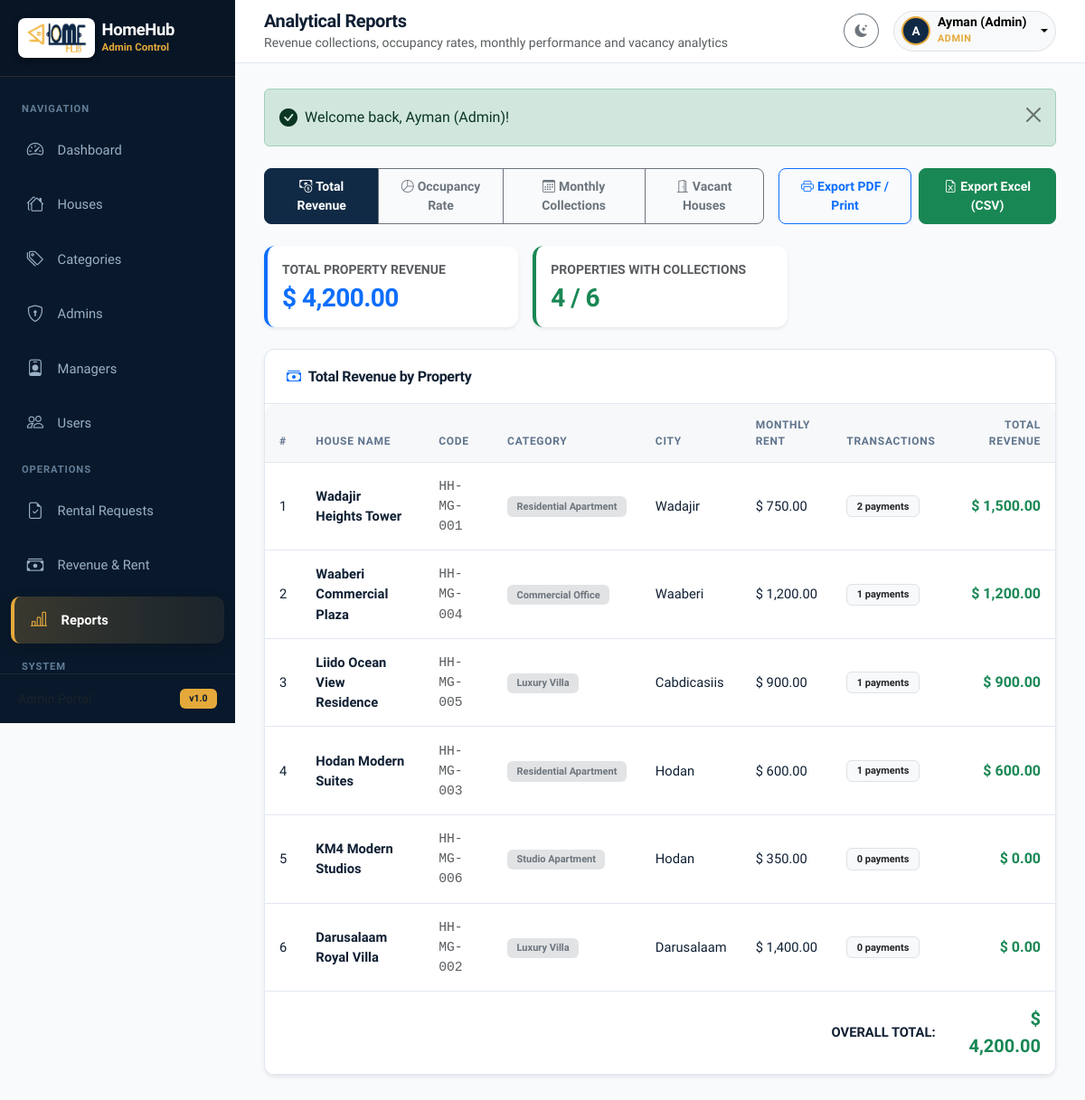
Page /admin/reports.php (signed in) on the earlier database version.
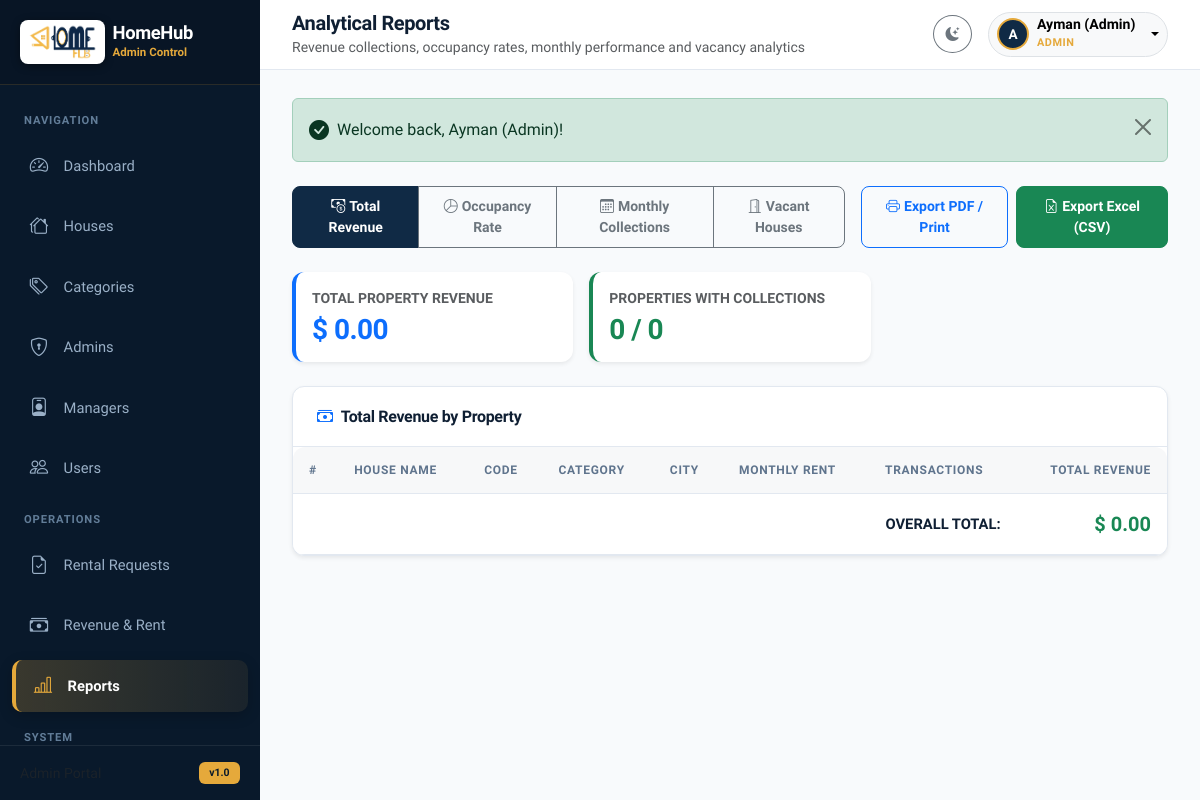
Same page on the later database version.
### tables this page shows
CREATE TABLE IF NOT EXISTS `houses` (
  `id` INT AUTO_INCREMENT PRIMARY KEY,
  `category_id` INT NOT NULL,
  `manager_id` INT NULL,
  `house_name` VARCHAR(150) NOT NULL,
  `house_code` VARCHAR(50) NOT NULL UNIQUE,
  `address` VARCHAR(255) NOT NULL,
  `city` VARCHAR(100) NOT NULL,
  `rent_price` DECIMAL(10,2) NOT NULL,
  `total_apartments` INT NOT NULL DEFAULT 1,
  `occupied_apartments` INT NOT NULL DEFAULT 0,
  `vacant_apartments` INT NOT NULL DEFAULT 1,
  `description` TEXT NULL,
  `image` VARCHAR(255) NULL,
  `created_at` TIMESTAMP DEFAULT CURRENT_TIMESTAMP,
  FOREIGN KEY (`category_id`) REFERENCES `categories`(`id`) ON DELETE CASCADE,
  FOREIGN KEY (`manager_id`) REFERENCES `users`(`id`) ON DELETE SET NULL
);

CREATE TABLE IF NOT EXISTS `categories` (
  `id` INT AUTO_INCREMENT PRIMARY KEY,
  `category_name` VARCHAR(100) NOT NULL,
  `description` VARCHAR(255) NULL,
  `created_at` TIMESTAMP DEFAULT CURRENT_TIMESTAMP
);

CREATE TABLE IF NOT EXISTS `settings` (
  `id` INT AUTO_INCREMENT PRIMARY KEY,
  `setting_key` VARCHAR(50) NOT NULL UNIQUE,
  `setting_value` TEXT NULL
);

### config/config.php (called while the page is built, shortened)
<?php
function get_setting(PDO $pdo, string $key, string $default = ''): string {
    static $settingsCache = [];
    try {
        $stmt = $pdo->prepare("SELECT setting_value FROM settings WHERE setting_key = ? LIMIT 1");
        $stmt->execute([$key]);
        $val = $stmt->fetchColumn();
        $settingsCache[$key] = $val !== false ? (string)$val : $default;
        return $settingsCache[$key];
    } catch (Exception $e) {
        return $default;
    }
}

### includes/functions.php (called while the page is built, shortened)
<?php
function e(string|int|float|null $string): string {
    return htmlspecialchars((string)($string ?? ''), ENT_QUOTES, 'UTF-8');
}
function format_currency(float|int|string $amount, string $currency = '$'): string {
    $num = (float)$amount;
    return $currency . ' ' . number_format($num, 2);
}

### admin/reports.php (the view, shortened to what the changed rows need)
<?php
require_once __DIR__ . '/../config/config.php';
require_once __DIR__ . '/../includes/functions.php';
require_once __DIR__ . '/../includes/auth.php';
$currency = get_setting($pdo, 'currency', '$');
$activeReport = trim($_GET['type'] ?? 'revenue');
$revenueData = $pdo->query("
    SELECT h.id, h.house_name, h.house_code, h.city, c.category_name, h.rent_price,
           COUNT(p.id) as payment_count,
           COALESCE(SUM(p.amount), 0) as total_collected
    FROM houses h
    JOIN categories c ON h.category_id = c.id
    LEFT JOIN payments p ON h.id = p.house_id
    GROUP BY h.id
    ORDER BY total_collected DESC
")->fetchAll();
$overallRevenue = array_sum(array_column($revenueData, 'total_collected'));
require_once __DIR__ . '/../includes/header.php';
?>
<div class="app-wrapper">
    <div class="app-main">
        <main class="content-wrapper">
            <?php if ($activeReport === 'revenue'): ?>
                <div class="row g-3 mb-4">
                    <div class="col-md-6 col-lg-4">
                        <div class="card p-3 shadow-sm border-0 border-start border-primary border-4">
                            <small class="text-muted fw-bold text-uppercase">Total Property Revenue</small>
                            <h3 class="fw-bolder text-primary mb-0 mt-1"><?= format_currency($overallRevenue, $currency); ?></h3>
                        </div>
                    </div>
                    <div class="col-md-6 col-lg-4">
                        <div class="card p-3 shadow-sm border-0 border-start border-success border-4">
                            <small class="text-muted fw-bold text-uppercase">Properties with Collections</small>
                            <h3 class="fw-bolder text-success mb-0 mt-1"><?= count(array_filter($revenueData, fn($r) => (float)$r['total_collected'] > 0)); ?> / <?= count($revenueData); ?></h3>
                        </div>
                    </div>
                </div>
                <div class="card shadow-sm">
                    <div class="card-header">
                        <h6 class="mb-0 fw-bold"><i class="bi bi-cash-stack text-primary me-2"></i>Total Revenue by Property</h6>
                    </div>
                    <div class="card-body p-0">
                        <div class="table-responsive">
                            <table class="table table-hover align-middle mb-0" id="activeReportTable">
                                <thead>
                                    <tr>
                                        <th>#</th>
                                        <th>House Name</th>
                                        <th>Code</th>
                                        <th>Category</th>
                                        <th>City</th>
                                        <th>Monthly Rent</th>
                                        <th>Transactions</th>
                                        <th class="text-end">Total Revenue</th>
                                    </tr>
                                </thead>
                                <tbody>
                                    <?php foreach ($revenueData as $i => $r): ?>
                                        <tr>
                                            <td><?= $i + 1; ?></td>
                                            <td class="fw-bold"><?= e($r['house_name']); ?></td>
                                            <td class="font-monospace text-muted"><?= e($r['house_code']); ?></td>
                                            <td><span class="badge bg-secondary-subtle text-secondary"><?= e($r['category_name']); ?></span></td>
                                            <td><?= e($r['city']); ?></td>
                                            <td><?= format_currency($r['rent_price'], $currency); ?></td>
                                            <td><span class="badge bg-light text-dark border"><?= (int)$r['payment_count']; ?> payments</span></td>
                                            <td class="text-end fw-bold fs-6 text-success"><?= format_currency($r['total_collected'], $currency); ?></td>
                                        </tr>
                                    <?php endforeach; ?>
                                </tbody>
                                <tfoot>
                                    <tr class="fw-bold bg-light">
                                        <td colspan="7" class="text-end">OVERALL TOTAL:</td>
                                        <td class="text-end text-success fs-5"><?= format_currency($overallRevenue, $currency); ?></td>
                                    </tr>
                                </tfoot>
                            </table>
                        </div>
                    </div>
                </div>
            <?php endif; ?>
        </main>
    </div>
</div>
<?php require_once __DIR__ . '/../includes/footer.php'; ?>

Differences in the rows shown:
removed houses: house_name "Wadajir Heights Tower", house_code "HH-MG-001", category.category_name "Residential Apartment", city "Wadajir", rent_price "$ 750.00", payment_count "2", total_collected "$ 1,500.00"
removed houses: house_name "Waaberi Commercial Plaza", house_code "HH-MG-004", category.category_name "Commercial Office", city "Waaberi", rent_price "$ 1,200.00", payment_count "1", total_collected "$ 1,200.00"
removed houses: house_name "Liido Ocean View Residence", house_code "HH-MG-005", category.category_name "Luxury Villa", city "Cabdicasiis", rent_price "$ 900.00", payment_count "1", total_collected "$ 900.00"
removed houses: house_name "Hodan Modern Suites", house_code "HH-MG-003", category.category_name "Residential Apartment", city "Hodan", rent_price "$ 600.00", payment_count "1", total_collected "$ 600.00"
removed houses: house_name "KM4 Modern Studios", house_code "HH-MG-006", category.category_name "Studio Apartment", city "Hodan", rent_price "$ 350.00", payment_count "0", total_collected "$ 0.00"
removed houses: house_name "Darusalaam Royal Villa", house_code "HH-MG-002", category.category_name "Luxury Villa", city "Darusalaam", rent_price "$ 1,400.00", payment_count "0", total_collected "$ 0.00"
now on this page (row unchanged): settings: setting_value "$ 0.00"
Other differences:
count($revenueData): "6" → "0"
format_currency($overallRevenue, $currency): "$ 4,200.00" → (not shown)
text no longer shown: "4"
text now shown: "0"
